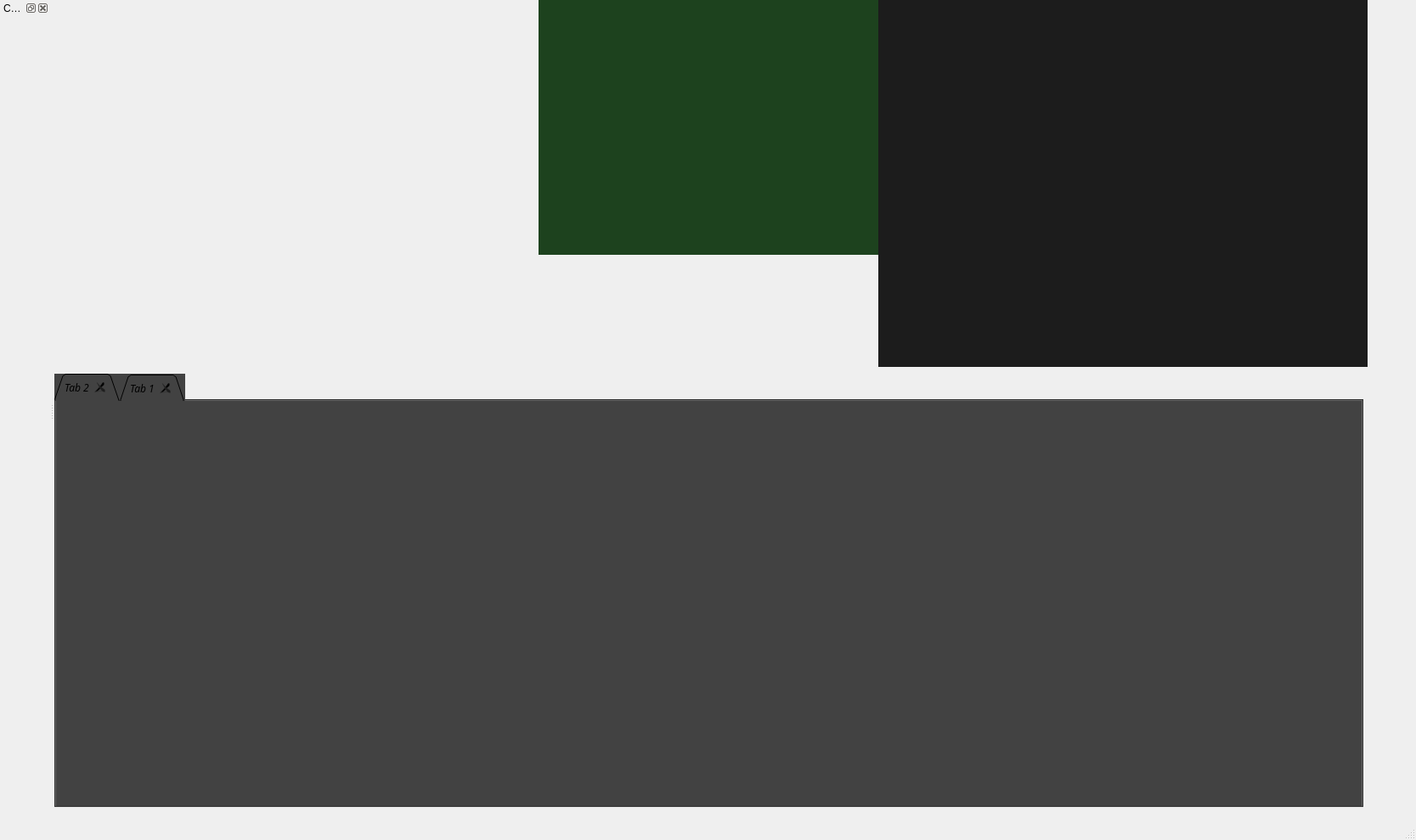
<?xml version="1.0" encoding="UTF-8"?>
<ui version="4.0">
 <class>MainWindow</class>
 <widget class="QMainWindow" name="MainWindow">
  <property name="geometry">
   <rect>
    <x>0</x>
    <y>0</y>
    <width>1667</width>
    <height>989</height>
   </rect>
  </property>
  <property name="minimumSize">
   <size>
    <width>1000</width>
    <height>800</height>
   </size>
  </property>
  <property name="windowTitle">
   <string>dLite</string>
  </property>
  <property name="unifiedTitleAndToolBarOnMac">
   <bool>true</bool>
  </property>
  <widget class="QWidget" name="centralwidget">
   <property name="autoFillBackground">
    <bool>true</bool>
   </property>
   <widget class="QWidget" name="danceFloor" native="true">
    <property name="geometry">
     <rect>
      <x>970</x>
      <y>0</y>
      <width>576</width>
      <height>432</height>
     </rect>
    </property>
    <property name="autoFillBackground">
     <bool>false</bool>
    </property>
    <property name="styleSheet">
     <string notr="true">background-color: rgb(28, 28, 28)</string>
    </property>
   </widget>
   <widget class="QWidget" name="spectro" native="true">
    <property name="geometry">
     <rect>
      <x>570</x>
      <y>0</y>
      <width>400</width>
      <height>300</height>
     </rect>
    </property>
    <property name="minimumSize">
     <size>
      <width>400</width>
      <height>300</height>
     </size>
    </property>
    <property name="font">
     <font>
      <family>Helvetica Neue</family>
      <pointsize>14</pointsize>
     </font>
    </property>
    <property name="autoFillBackground">
     <bool>false</bool>
    </property>
    <property name="styleSheet">
     <string notr="true">background-color: rgb(29, 66, 30)</string>
    </property>
   </widget>
   <widget class="QTabWidget" name="tabWidget">
    <property name="geometry">
     <rect>
      <x>0</x>
      <y>440</y>
      <width>1541</width>
      <height>511</height>
     </rect>
    </property>
    <property name="font">
     <font>
      <family>Avenir</family>
      <italic>true</italic>
     </font>
    </property>
    <property name="autoFillBackground">
     <bool>true</bool>
    </property>
    <property name="styleSheet">
     <string notr="true">background-color:rgb(66, 66, 66)</string>
    </property>
    <property name="tabShape">
     <enum>QTabWidget::Triangular</enum>
    </property>
    <property name="currentIndex">
     <number>0</number>
    </property>
    <property name="tabsClosable">
     <bool>true</bool>
    </property>
    <property name="movable">
     <bool>true</bool>
    </property>
    <widget class="QWidget" name="tab_2">
     <attribute name="title">
      <string>Tab 2</string>
     </attribute>
    </widget>
    <widget class="QWidget" name="tab">
     <attribute name="title">
      <string>Tab 1</string>
     </attribute>
    </widget>
   </widget>
  </widget>
  <widget class="QMenuBar" name="menubar">
   <property name="geometry">
    <rect>
     <x>0</x>
     <y>0</y>
     <width>1667</width>
     <height>22</height>
    </rect>
   </property>
  </widget>
  <widget class="QStatusBar" name="statusbar"/>
  <widget class="QDockWidget" name="CuePalette">
   <property name="features">
    <set>QDockWidget::AllDockWidgetFeatures</set>
   </property>
   <property name="windowTitle">
    <string>Cue palette</string>
   </property>
   <attribute name="dockWidgetArea">
    <number>1</number>
   </attribute>
   <widget class="QWidget" name="dockWidgetContents"/>
  </widget>
 </widget>
 <resources/>
 <connections/>
</ui>
